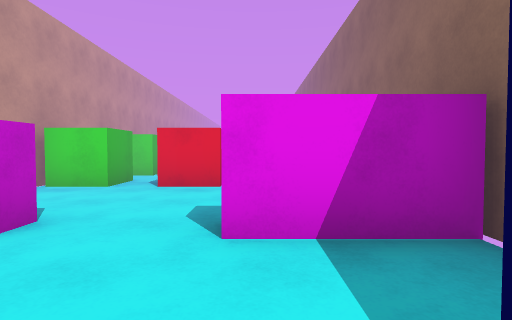
view 1 (above)

16 first-person views from a walk through a scene from a Unity 3-D project. The camera is 1.2 m above the floor, tilts 2° down and sees 80° across. The floor is counted in squares, 2 m on a side. Each view is taken from the middle of a square. On the plan, view 1 faces up. The plan holds only what a view shows up to about 9 squares ahead; the rest is blank. The place goes on beyond the plan.

view 2
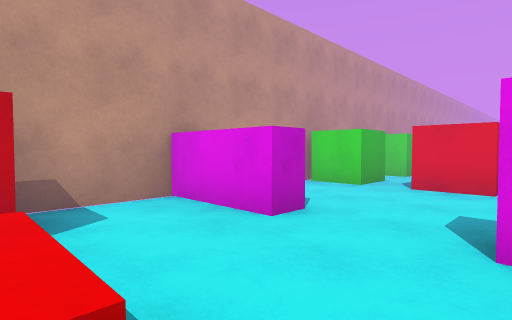

view 3
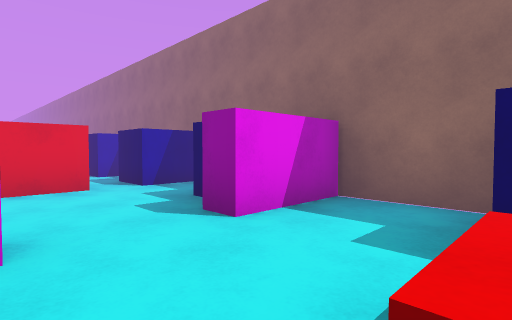

view 4
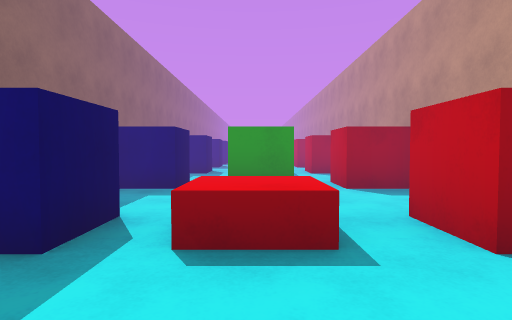

view 5
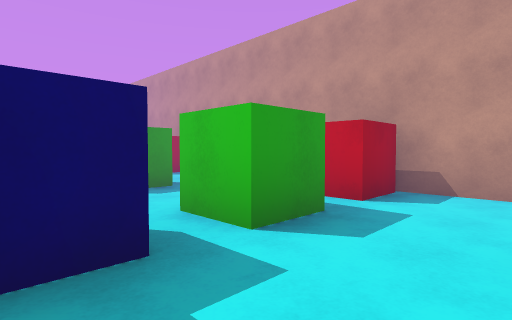

view 6
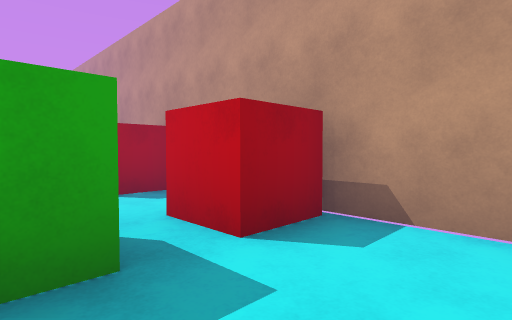

view 7
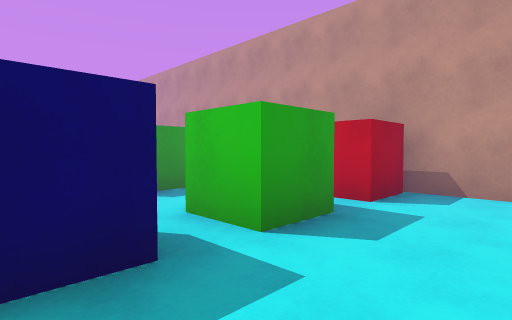

view 8
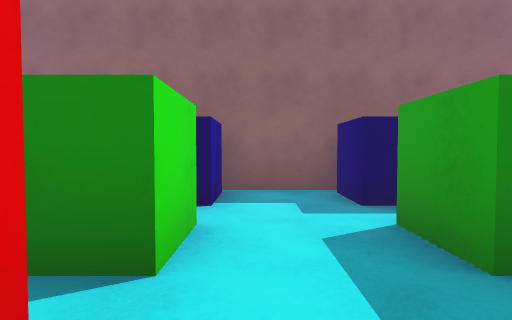

view 9
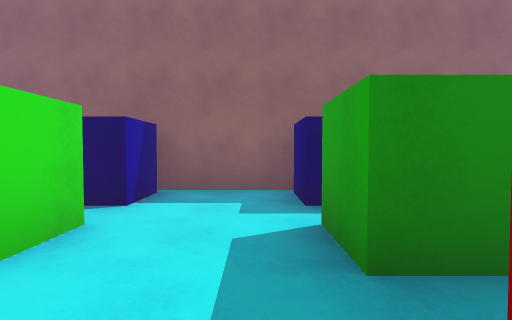

view 10
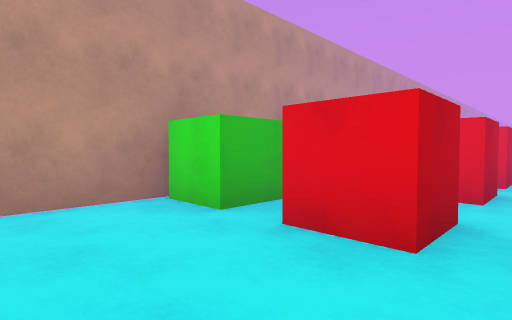

view 11
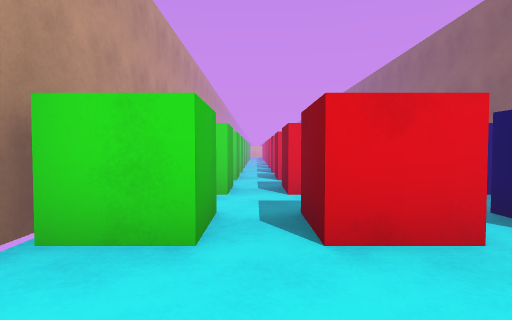

view 12
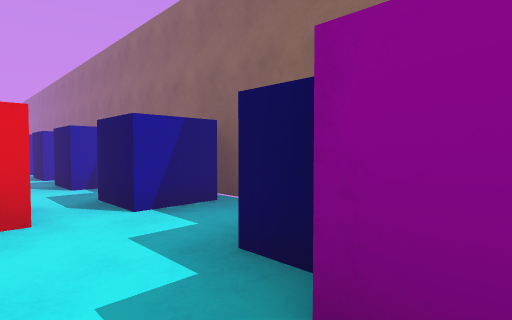

view 13
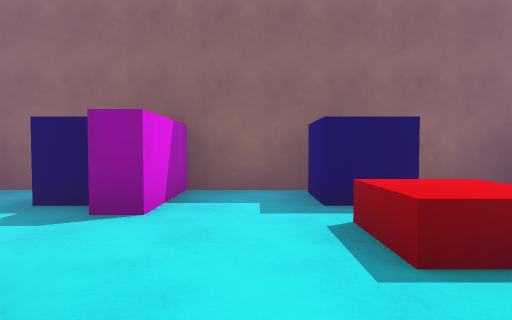

view 14
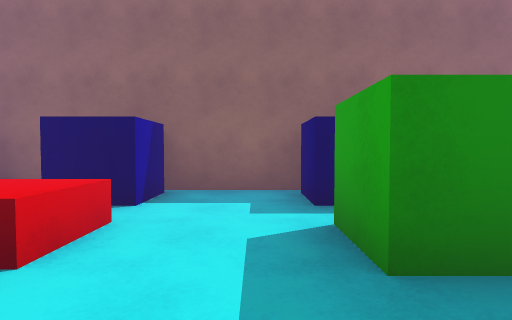

view 15
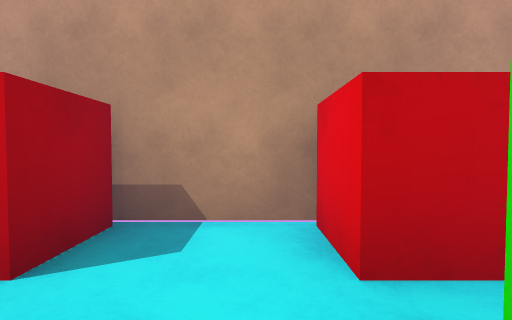

view 16
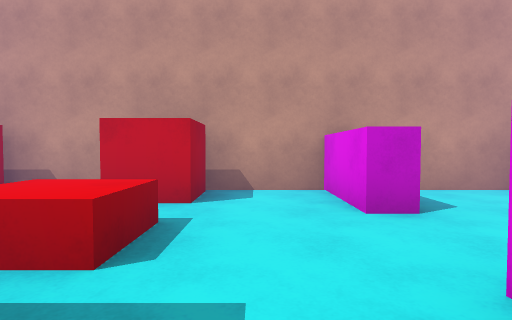

### Floor plan
Points are (right, up) in squares from view 1. A wall is a line through its corners. A room is listed if a view was taken in it or the views show most of it. See-through windows are left out.
Room 1 (views 1, 2, 3, 5, 6, 7, 8, 9, 13, 14, 15, 16)
walls: (1.7, -8.2) (1.7, 2) (-0.2, 2); (-1.8, 2) (-3.6, 2) (-3.6, -8.4)
ways out: opening at (-1, 2) to room 2
objects: red cube (-3, -9) to (-3, -8); red cube (-3, -6); red cube (-3, -3); red cube (-3, 0); green cube (-1, -9); green cube (-1, -6); green cube (-1, -3); red cube (-1, -1) to (-1, 0); blue cube (1, -9); blue cube (1, -6); blue cube (1, -3); blue cube (1, 0)
Room 2 (views 4, 10, 11, 12)
walls: (-3.6, 5.4) (-3.6, 2); (1.7, 4.4) (1.7, 5.5); (-1.8, 2.6) (-1.8, 2); (-0.2, 2) (-0.2, 2.6)
ways out: opening at (-1, 2) to room 1
objects: green cube (-3, 5); green cube (-3, 7) to (-3, 8); green cube (-3, 9); red cube (-1, 5) to (-1, 6); red cube (-1, 7) to (-1, 8); red cube (-1, 9); blue cube (1, 3); blue cube (1, 5); blue cube (1, 7) to (1, 8); blue cube (1, 9)

Positions as (right, up) in squares from view 1, and headings:
1: (0, 0), facing up
2: (0, 0), facing up-left
3: (-2, 0), facing up-right
4: (-1, 2), facing down
5: (1, -1), facing down-left
6: (-1, -4), facing down-left
7: (1, -4), facing down-left
8: (-3, -7), facing right
9: (-3, -5), facing right
10: (0, 3), facing up-left
11: (-2, 3), facing up
12: (-1, 2), facing up-right
13: (-3, 1), facing right
14: (-3, -2), facing right
15: (-1, -7), facing left
16: (1, 1), facing left
